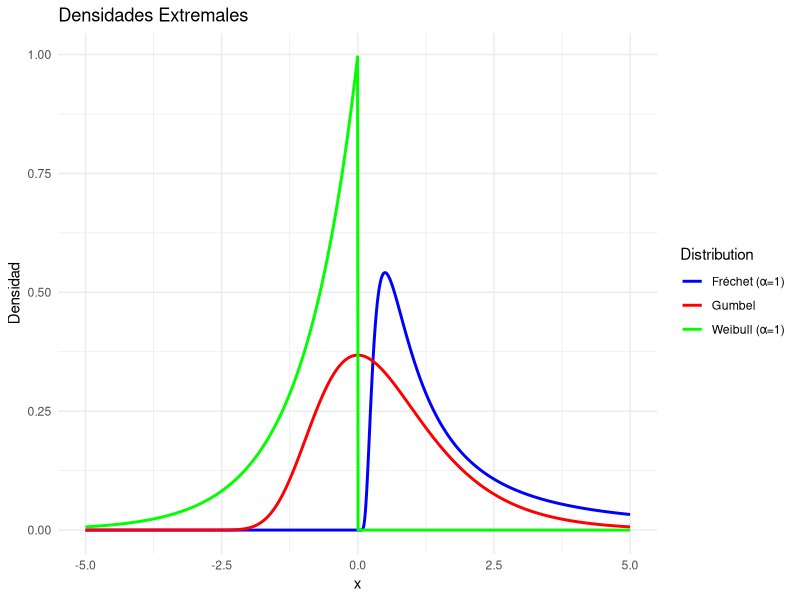
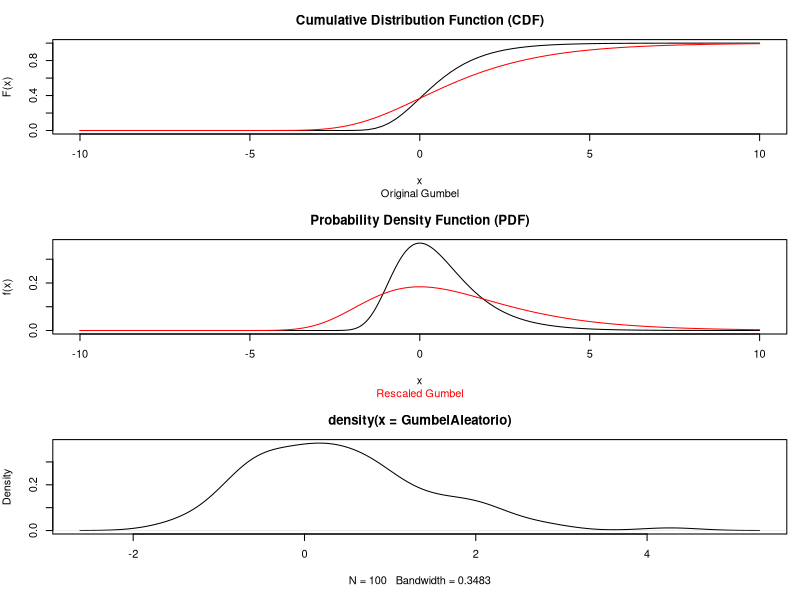
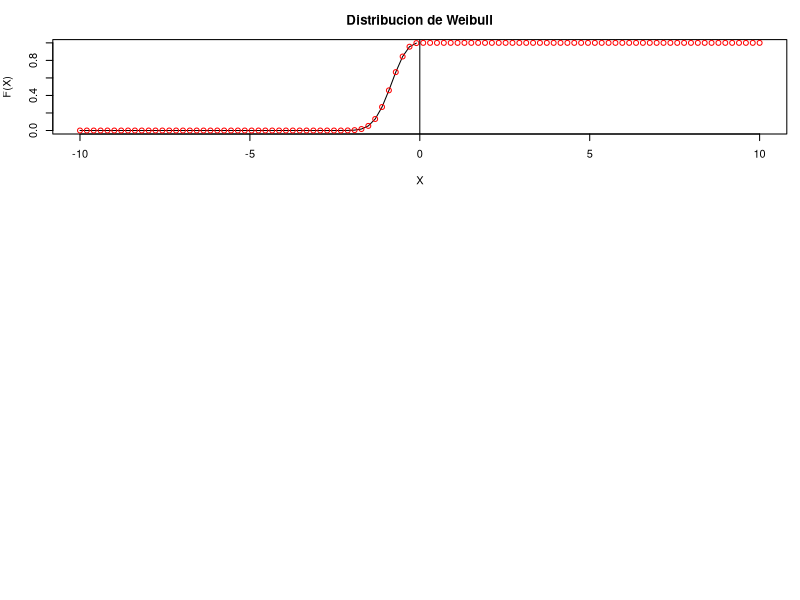
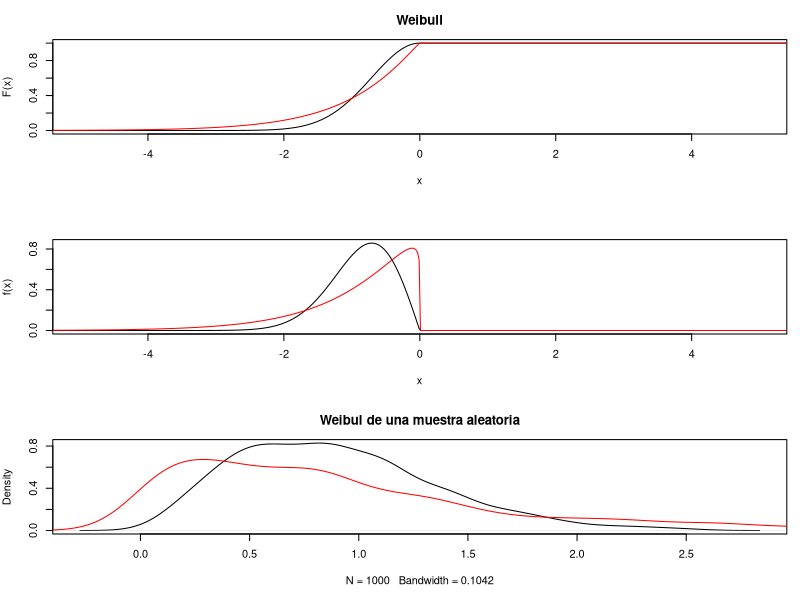
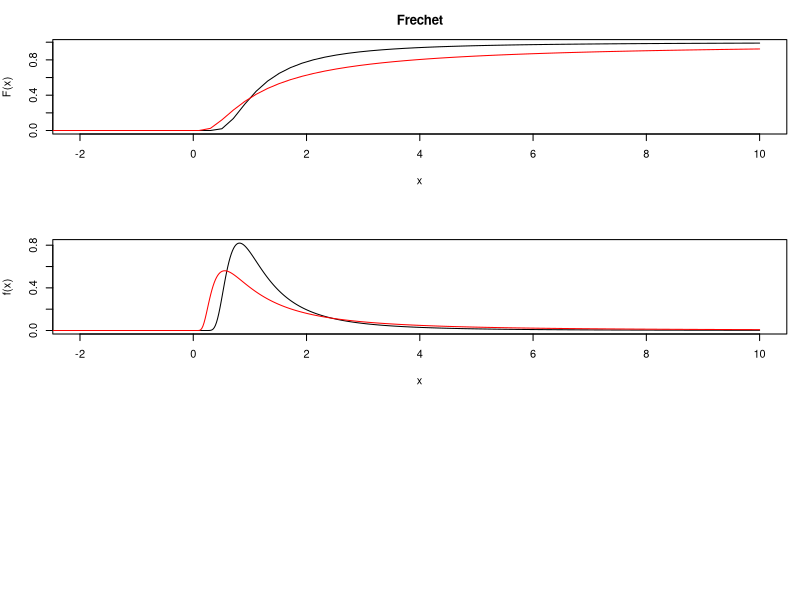

The R source for these figures, in order:
## ---- chunk 1
library(evd)
## ---- chunk 2
# Load necessary package
library(ggplot2)

# Define the range of x values, ensuring negative values are included
x_gumbel <- seq(-5, 5, length.out = 1000)
x_weibull <- seq(-5, 5, length.out = 1000)  
x_frechet <- seq(-5, 5, length.out = 1000)  # Extended to include negative values

# Define the PDFs based on given formulas
gumbel_pdf <- function(x) exp(-x) * exp(-exp(-x))
weibull_pdf <- function(x, alpha = 1) ifelse(x < 0, alpha * (-x)^(alpha - 1) * exp(-(-x)^alpha), 0)
frechet_pdf <- function(x, alpha = 1) ifelse(x > 0, alpha * x^(-alpha - 1) * exp(-x^(-alpha)), 0)  # Explicitly defined for x ≤ 0

# Compute PDFs
gumbel_vals <- gumbel_pdf(x_gumbel)
weibull_vals <- weibull_pdf(x_weibull, alpha = 1)  # Order 1
frechet_vals <- frechet_pdf(x_frechet, alpha = 1)  # Order 1

# Create data frames for ggplot
df_gumbel <- data.frame(x = x_gumbel, y = gumbel_vals, Distribution = "Gumbel")
df_weibull <- data.frame(x = x_weibull, y = weibull_vals, Distribution = "Weibull (α=1)")
df_frechet <- data.frame(x = x_frechet, y = frechet_vals, Distribution = "Fréchet (α=1)")

# Combine all data
df <- rbind(df_gumbel, df_weibull, df_frechet)

# Plot using ggplot2
ggplot(df, aes(x, y, color = Distribution)) +
  geom_line(size = 1) +
  labs(title = "Densidades Extremales",
       x = "x", y = "Densidad") +
  theme_minimal() +
  scale_color_manual(values = c("blue", "red", "green"))
## ---- chunk 3
# Fijar semilla para reproducibilidad
set.seed(123)

# Definir parámetros
mu <- 0       # Centro
beta <- 1     # Escala
gamma <- 0.5772156649  # Constante de Euler-Mascheroni

# Número de simulaciones
n <- 1000

# Generar 1000 valores de una variable uniforme en (0,1)
U <- runif(n)

# Simular la variable Gumbel con parámetros (mu, beta)
X_gumbel <- mu - beta * log(-log(U))

# Calcular estadísticas
esperanza <- mu + beta * gamma
moda <- mu
mediana_teorica <- mu - beta * log(log(2))
desviacion_std_teorica <- beta * pi / sqrt(6)

# Calcular estadísticas empíricas
promedio_empirico <- mean(X_gumbel)
desviacion_std_empirica <- sd(X_gumbel)
mediana_empirica <- median(X_gumbel)
## ---- chunk 4
# Mostrar resultados teóricos
cat("----- Resultados teóricos: ----- \n")
cat("Esperanza teórica:", esperanza, "\n")
cat("Moda teórica:", moda, "\n")
cat("Mediana teórica:", mediana_teorica, "\n")
cat("Desviación estándar teórica:", desviacion_std_teorica, "\n\n")

# Mostrar resultados empíricos
cat("----- Resultados empíricos (simulación con n =", n, "): -----\n")
cat("Promedio empírico:", promedio_empirico, "\n")
cat("Desviación estándar empírica:", desviacion_std_empirica, "\n")
cat("Mediana empírica:", mediana_empirica, "\n")
## ---- chunk 5
# Define the sequence of x values
x_aux <- seq(-10, 10, length = 1000)

# Set up the plotting layout
par(mfrow = c(3, 1), mar = c(5, 4, 3, 1))

# Plot the cumulative distribution function (CDF) of the Gumbel distribution
plot(seq(-10, 10, length = 100), pgumbel(q = seq(-10, 10, length = 100), loc = 0, scale = 1), 
     xlim = c(-10, 10), type = "l", ylab = "F(x)", xlab = "x", main = "Cumulative Distribution Function (CDF)")
lines(seq(-10, 10, length = 100), pgumbel(q = seq(-10, 10, length = 100), loc = 0, scale = 2), col = "red")
title(main ="", sub = "Original Gumbel")

# Plot the probability density function (PDF) of the Gumbel distribution
plot(x_aux, dgumbel(x = x_aux, loc = 0, scale = 1, log = FALSE), xlim = c(-10, 10), type = "l", 
     ylab = "f(x)", xlab = "x", main = "Probability Density Function (PDF)")
lines(x_aux, dgumbel(x = x_aux, loc = 0, scale = 2, log = FALSE), col = "red")
title(main = "")

# Add subtitles to each plot
title(main = "", sub = "Rescaled Gumbel", col.main = "red", col.sub = "red")
## ---- chunk 6
# Podemos simular 100 datos aleatorios de una distribución Gumbel
GumbelAleatorio<-rgumbel(100)
plot(density(GumbelAleatorio))
## ---- chunk 7
-digamma(1) # Constante de Euler-Mascheroni
## ---- chunk 8
mean(rgumbel(1000))
## ---- chunk 9
sd(rgumbel(1000))
## ---- chunk 10
x_aux<-seq(-10, 10, length=100)
alpha<- 2.6 # definimos un alfa cualquiera (>0)
plot(x_aux, exp(-(-x_aux)^alpha), type="l", log="", ylab="F(X)", xlab="X", main="Distribucion de Weibull") # recordemos que la definimos para X<0, luego vale 1
points(x_aux, 1-pweibull(-x_aux, shape=alpha, scale=1), col="red")
abline(v=0)
## ---- chunk 11
#Veamos ahora la forma de un par de distribuciones cambiando el parámetro de orden (α
#), que en la función pweibull de R se nombra como shape y que define el orden de la distribución.
x_aux<- seq(-10,10, length=1000)
par(mfrow=c(3,1), mar=c(5,4,3,1))
plot(x_aux, 1-pweibull(q=-x_aux, shape=2, scale=1) ,xlim=c(-5,5), type="l", ylab="F(x)", xlab="x", main="Weibull")
lines(x_aux, 1-pweibull(q=-x_aux, shape=1.1, scale=1), col="red")

plot(x_aux, dweibull(x=-x_aux, shape=2, scale=1, log = FALSE) ,xlim=c(-5,5), type="l", ylab="f(x)", xlab="x")
lines(x_aux, dweibull(x=-x_aux, shape=1.1, scale=1, log = FALSE), col="red")
## ---- chunk 12
#
randomWeibull1<-rweibull(1000, shape=2)
randomWeibull2<-rweibull(1000, shape=1.1)

plot(density(randomWeibull1), main="Weibul de una muestra aleatoria")
lines(density(randomWeibull2),col="red")
## ---- chunk 13
x_aux<- seq(-10,10, length=1000)

par(mfrow=c(3,1), mar=c(5,4,3,1))
plot(seq(-10,10,length=100), pfrechet(q=seq(-10,10,length=100), shape=2, scale=1) ,xlim=c(-2,10), type="l", ylab="F(x)", xlab="x", main="Frechet")
lines(seq(-10,10,length=100), pfrechet(q=seq(-10,10,length=100), shape=1.1, scale=1),col= "red")

plot(x_aux, dfrechet(x=x_aux, shape=2, scale=1, log = FALSE) ,xlim=c(-2,10), type="l", ylab="f(x)", xlab="x")
lines(x_aux, dfrechet(x=x_aux, shape=1.1, scale=1, log = FALSE), col="red")
## ---- chunk 14
# faltan datos, ya los pedí
## ---- chunk 15
#datos
